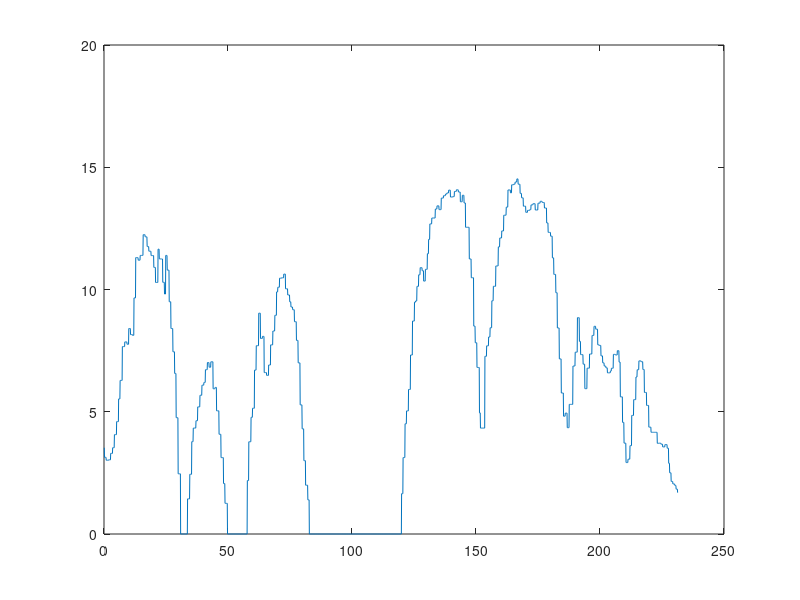
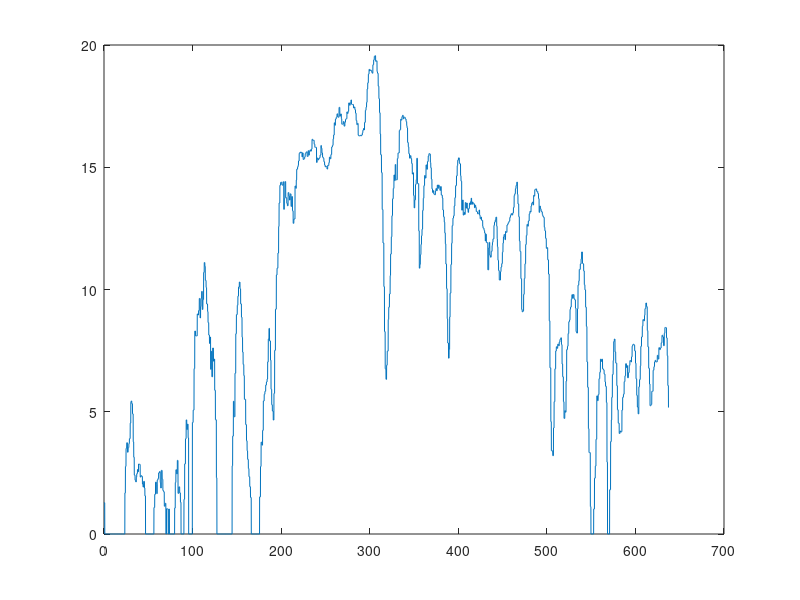

Write the MATLAB code that produced these figures, in order.
M1 = csvread('data.csv',1,1);
M2 = csvread('data2.csv',1,1);
t1 = M1(:,2);
v1= M1(:,6);
t2 = M2(:,2);
v2= M2(:,6);
figure(2)
plot(t1,v1)
figure(3)
plot(t2,v2)